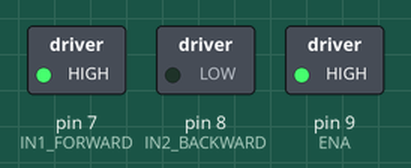
Bench run of a sketch on a simulated Arduino Uno, built with avr-gcc and run on an emulated ATmega328P. On the bench: switched loads named in the sketch (green lamp = pin HIGH).

Above: at 2.5 s.
At 9.5 s:
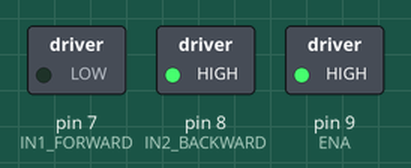
At 13.0 s:
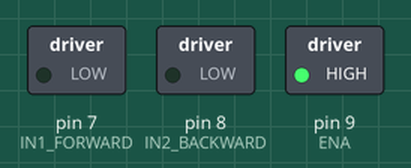
Timing chart, 0 to 16.1 s (numbered marks = the images above):
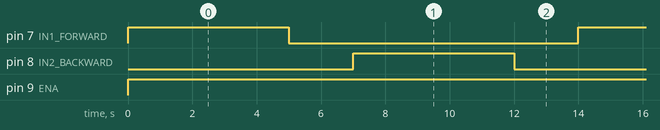

Measured:
- by itself, pin 7 (IN1_FORWARD), pin 8 (IN2_BACKWARD): alternates HIGH for 5.0 s and LOW for 9.0 s
- by itself, pin 9 (ENA): LOW → HIGH at 0.00 s
- by itself, everything shown: repeats every 14.0 s, in 4 steps

The sketch:

Hiz_Ayarlamasi.ino
```cpp
// Pin tanımlamaları
int IN1_FORWARD = 7;
int IN2_BACKWARD = 8;
int ENA = 9;  // PWM pini (hız kontrolü)

void setup() {
  // Pin modları
  pinMode(IN1_FORWARD, OUTPUT);
  pinMode(IN2_BACKWARD, OUTPUT);
  pinMode(ENA, OUTPUT);

  // Başlangıçta motoru durdur
  digitalWrite(IN1_FORWARD, LOW);
  digitalWrite(IN2_BACKWARD, LOW);
}

void loop() {

  digitalWrite(IN1_FORWARD, HIGH);
  digitalWrite(IN2_BACKWARD, LOW);
  analogWrite(ENA, 255);

  delay(5000);

  digitalWrite(IN1_FORWARD, LOW);
  digitalWrite(IN2_BACKWARD, LOW);

  delay(2000);

  digitalWrite(IN1_FORWARD, LOW);
  digitalWrite(IN2_BACKWARD, HIGH);
  analogWrite(ENA, 255);

  delay(5000);

  digitalWrite(IN1_FORWARD, LOW);
  digitalWrite(IN2_BACKWARD, LOW);

  delay(2000);  // 2 saniye bekle
}
```
